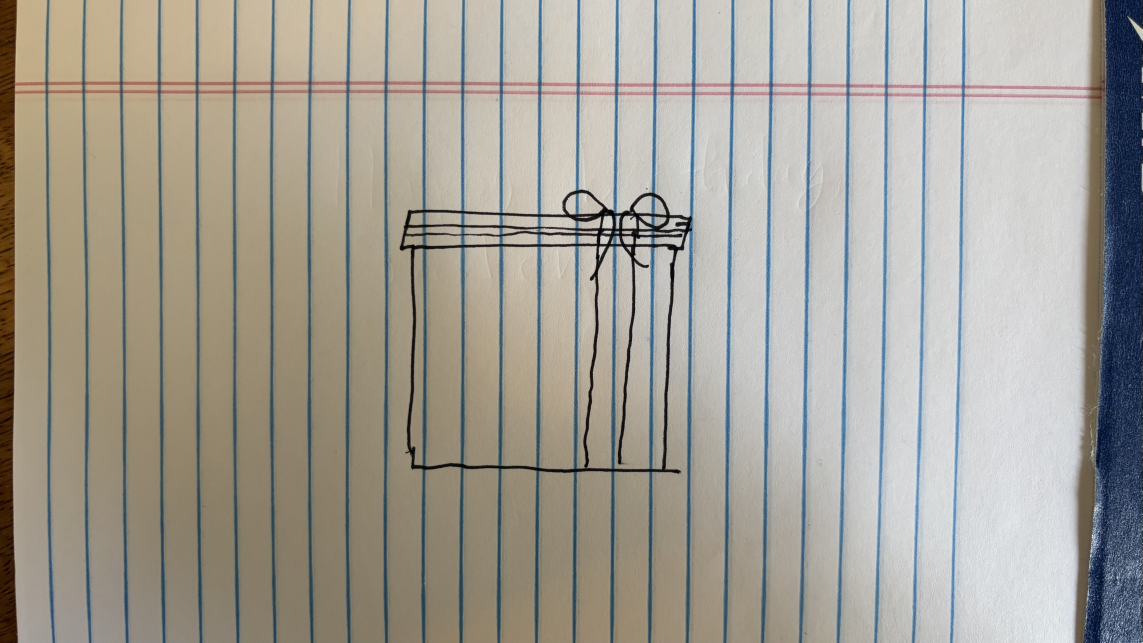
#> input picture jaden-work/source/IMG_5773.jpg, 5711 x 3212 px, found by its file name (shown at 1/5 size)
$ python spacing.py
#> lines starting #> are read from the running program, lines starting #| are printed output that depends on the picture
"""Measure ruled-line spacing (lines run vertically) from a blueness projection profile."""
import numpy as np
from PIL import Image, ImageOps
from scipy import ndimage as ndi, signal
im = ImageOps.exif_transpose(Image.open('/Users/jasper/Code/jagilley.github.io/jaden-work/source/IMG_5773.jpg')).convert('RGB')
#> im is the input picture: PIL image 5711x3212 RGB; mean R, G, B 163.5, 159.7, 150.5
a = np.asarray(im).astype(np.float32)
blu = a[...,2]-a[...,0]          # blue rules: B >> R
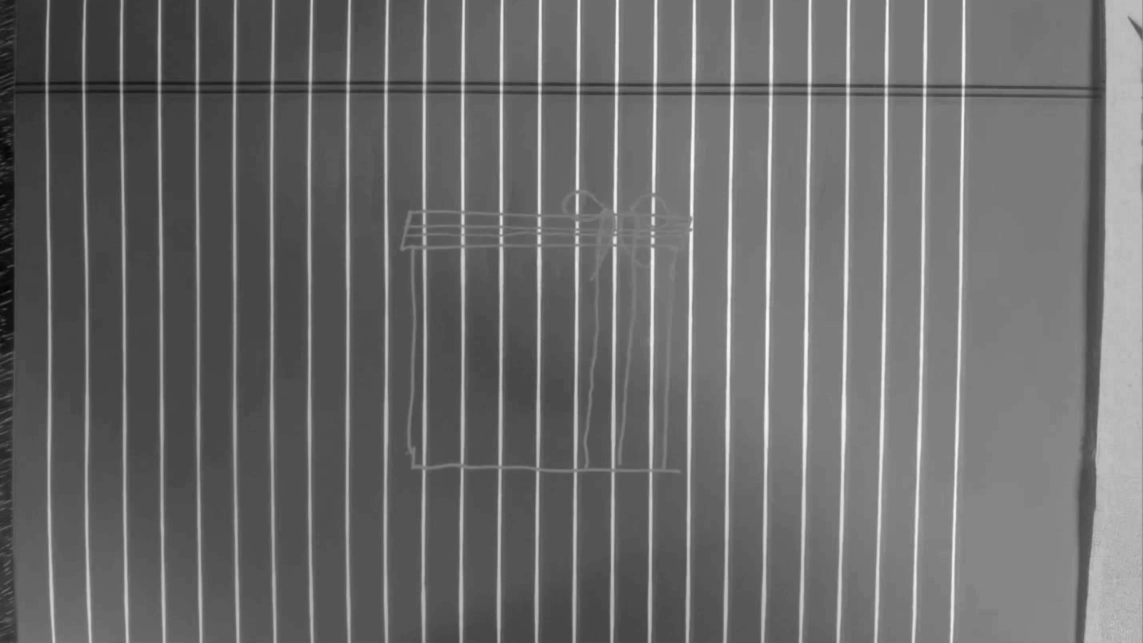
#> blu: shape (3212, 5711) float32 (shown at 1/5 size); min -96, max 100, mean -12.9; drawn with min black and max white
def peaks_in(y0,y1,x0,x1):
    prof = blu[y0:y1, x0:x1].mean(0)
    prof = prof - ndi.uniform_filter1d(prof, 120)
    pk,_ = signal.find_peaks(prof, distance=120, height=prof.max()*0.3)
    # subpixel: centroid within +-6
    sub=[]
    for p in pk:
        lo,hi=max(p-6,0),min(p+7,len(prof)); w=np.clip(prof[lo:hi],0,None)
        sub.append(x0+(np.arange(lo,hi)*w).sum()/w.sum())
    return np.array(sub)
for (y0,y1,x0,x1,name) in [(0,3212,80,5400,'full'),(900,2450,1700,3800,'drawing band rows'),(600,900,1700,3800,'above drawing'),(2400,3100,1700,3800,'below drawing')]:
    p = peaks_in(y0,y1,x0,x1)
    d = np.diff(p)
    i = np.arange(len(p)); A=np.polyfit(i,p,1)
    print(name, 'n',len(p),'median diff %.2f'%np.median(d),'fit %.2f'%A[0], 'min/max %.1f %.1f'%(d.min(),d.max()))
    if name.startswith('drawing'): print(np.round(p,1)); print(np.round(d,1))
#> this loop made 4 passes
#> pk in peaks_in on passes 2 to 4: [38, 230, 422, 613, 804, 993, 1181, 1371, 1559, 1751, 1943], [37, 230, 422, 613, 806, 997, 1187, 1378, 1570, 1762, 1955], [38, 226, 417, 607, 796, 985, 1173, 1362, 1552, 1741, 1933]

$ run again, with jaden-work/source/IMG_5774.jpg copied over jaden-work/source/IMG_5773.jpg
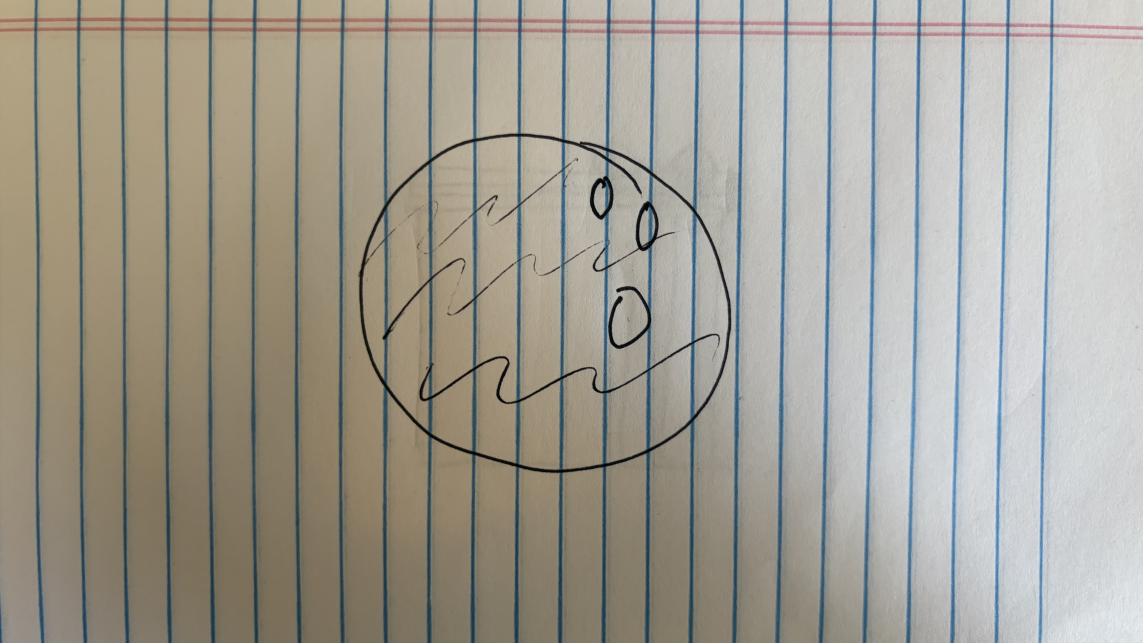
#> input picture jaden-work/source/IMG_5774.jpg, 5711 x 3212 px, found by its file name (shown at 1/5 size)
#> im is the input picture: PIL image 5711x3212 RGB; mean R, G, B 162, 158.3, 148
#> `blu = a[...,2]-a[...,0]`:
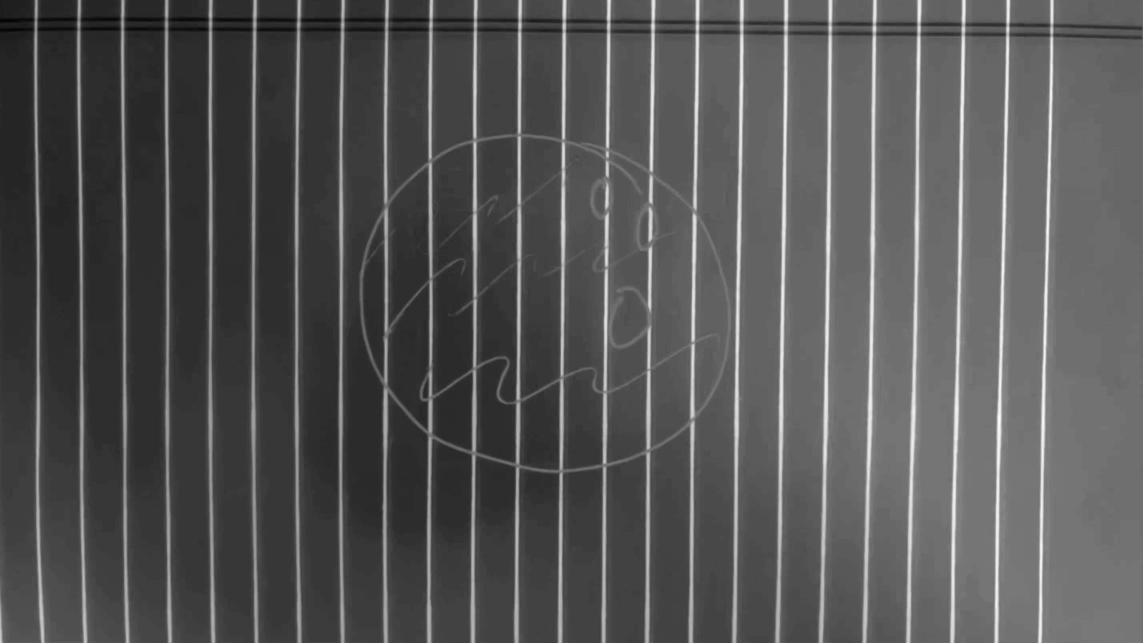
#> blu: shape (3212, 5711) float32 (shown at 1/5 size); min -71, max 99, mean -14; drawn with min black and max white
#> the loop `for (y0,y1,x0,x1,name) in [(0,3212,80,5400,'full'),(900,2450,1700,3800..` made 4 passes
#> pk in peaks_in on passes 2 to 4: [4, 228, 452, 673, 892, 1110, 1329, 1547, 1766, 1988], [5, 227, 449, 673, 896, 1117, 1337, 1557, 1777, 2001], [6, 224, 445, 666, 884, 1101, 1320, 1539, 1757, 1978]

$ run again, with jaden-work/source/IMG_5775.jpg copied over jaden-work/source/IMG_5773.jpg
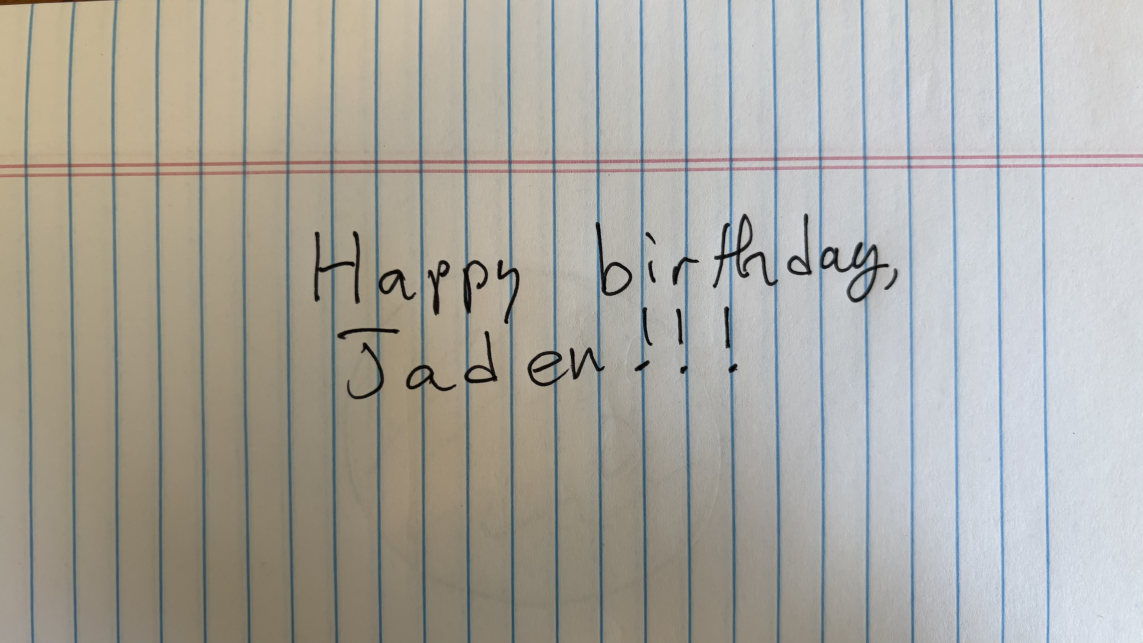
#> input picture jaden-work/source/IMG_5775.jpg, 5711 x 3212 px, found by its file name (shown at 1/5 size)
#> im is the input picture: PIL image 5711x3212 RGB; mean R, G, B 170, 167.5, 159.8
#> `blu = a[...,2]-a[...,0]`:
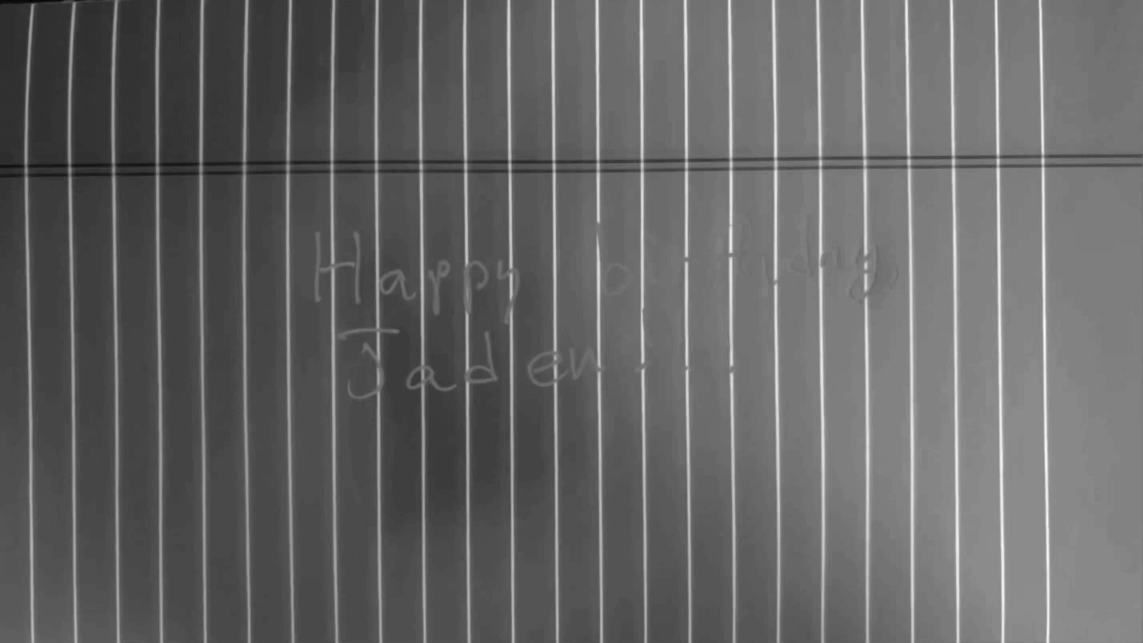
#> blu: shape (3212, 5711) float32 (shown at 1/5 size); min -84, max 101, mean -10.2; drawn with min black and max white
#> the loop `for (y0,y1,x0,x1,name) in [(0,3212,80,5400,'full'),(900,2450,1700,3800..` made 4 passes
#> pk in peaks_in on passes 2 to 4: [189, 412, 635, 856, 1076, 1295, 1514, 1734, 1957], [182, 404, 627, 849, 1069, 1290, 1509, 1732, 1954], [197, 419, 641, 861, 1083, 1304, 1525, 1747, 1970]
